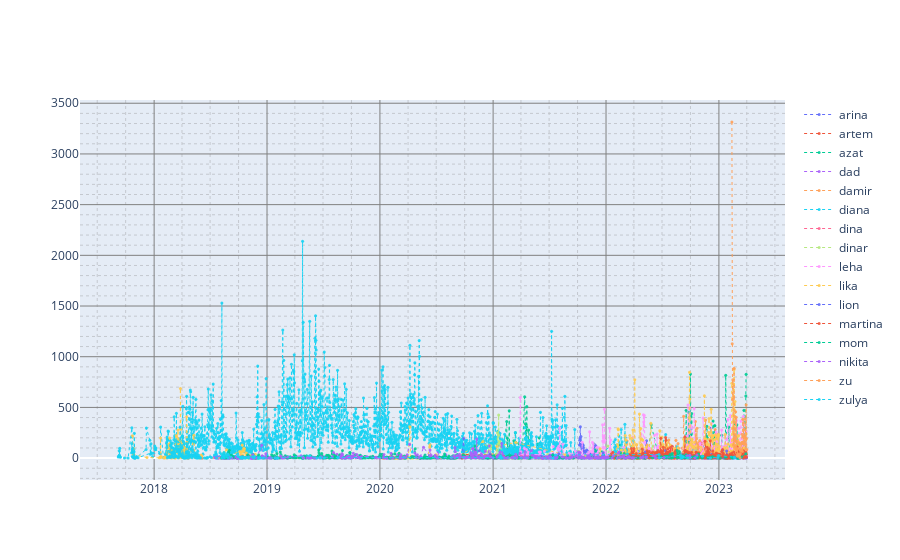

Notebook code for this chart:
### Code cell
msgs_per_day = Analyse.all_chats_chatting_freq(chats)
print('{:>8}  {}'.format('name', 'messages per day'))
for chat_name, meanstd in msgs_per_day.items():
    print('{:>8}: ({:.1f} ± {:.1f})'.format(chat_name, *meanstd))

### Figure 1 — Plotly figure (JSON) as saved in the notebook; plotly's stock layout.template omitted (floating-point values rounded to 4 significant figures; data arrays with more than 128 entries replaced by an {"elided": "..."} marker saying what was removed)
{"data": [{"line": {"dash": "dot", "width": 1}, "marker": {"opacity": 0.9, "size": 3}, "mode": "lines+markers", "name": "arina", "type": "scatter", "x": {"elided": "144 str values"}, "y": {"elided": "144 int values"}}, {"line": {"dash": "dot", "width": 1}, "marker": {"opacity": 0.9, "size": 3}, "mode": "lines+markers", "name": "artem", "type": "scatter", "x": ["2018-04-21", "2018-06-04", "2018-06-05", "2021-01-26", "2022-05-08", "2022-06-15", "2022-06-21", "2022-06-23", "2022-07-23", "2022-07-24", "2022-08-22", "2022-08-31", "2022-09-11", "2022-11-10", "2023-01-01", "2023-01-26", "2023-03-30"], "y": [1, 11, 1, 3, 4, 3, 3, 2, 18, 3, 7, 6, 4, 54, 20, 5, 24]}, {"line": {"dash": "dot", "width": 1}, "marker": {"opacity": 0.9, "size": 3}, "mode": "lines+markers", "name": "azat", "type": "scatter", "x": {"elided": "291 str values"}, "y": {"elided": "291 int values"}}, {"line": {"dash": "dot", "width": 1}, "marker": {"opacity": 0.9, "size": 3}, "mode": "lines+markers", "name": "dad", "type": "scatter", "x": {"elided": "257 str values"}, "y": {"elided": "257 int values"}}, {"line": {"dash": "dot", "width": 1}, "marker": {"opacity": 0.9, "size": 3}, "mode": "lines+markers", "name": "damir", "type": "scatter", "x": {"elided": "181 str values"}, "y": {"elided": "181 int values"}}, {"line": {"dash": "dot", "width": 1}, "marker": {"opacity": 0.9, "size": 3}, "mode": "lines+markers", "name": "diana", "type": "scatter", "x": {"elided": "1504 str values"}, "y": {"elided": "1504 int values"}}, {"line": {"dash": "dot", "width": 1}, "marker": {"opacity": 0.9, "size": 3}, "mode": "lines+markers", "name": "dina", "type": "scatter", "x": ["2022-11-03", "2022-11-04", "2022-11-05", "2022-11-08", "2022-11-09", "2022-11-16", "2022-11-27", "2022-12-12", "2022-12-13", "2022-12-14", "2022-12-15", "2022-12-16", "2022-12-19", "2022-12-21", "2022-12-22", "2022-12-23", "2023-01-01", "2023-01-09", "2023-01-19", "2023-01-22", "2023-01-24", "2023-01-25", "2023-01-26", "2023-01-29", "2023-01-31", "2023-02-01", "2023-02-03", "2023-02-04", "2023-02-06", "2023-02-10", "2023-02-11", "2023-02-12", "2023-02-14", "2023-02-16", "2023-02-19", "2023-02-20", "2023-02-21", "2023-03-01", "2023-03-07", "2023-03-08", "2023-03-11", "2023-03-13", "2023-03-16", "2023-03-17", "2023-03-18", "2023-03-20", "2023-03-21", "2023-03-22", "2023-03-25", "2023-03-26"], "y": [48, 17, 152, 71, 49, 87, 26, 3, 89, 69, 3, 48, 13, 7, 13, 7, 17, 18, 62, 74, 34, 33, 7, 14, 64, 60, 19, 37, 7, 11, 13, 13, 4, 9, 77, 15, 6, 65, 10, 5, 29, 22, 48, 56, 36, 8, 40, 54, 17, 1]}, {"line": {"dash": "dot", "width": 1}, "marker": {"opacity": 0.9, "size": 3}, "mode": "lines+markers", "name": "dinar", "type": "scatter", "x": {"elided": "268 str values"}, "y": {"elided": "268 int values"}}, {"line": {"dash": "dot", "width": 1}, "marker": {"opacity": 0.9, "size": 3}, "mode": "lines+markers", "name": "leha", "type": "scatter", "x": {"elided": "507 str values"}, "y": {"elided": "507 int values"}}, {"line": {"dash": "dot", "width": 1}, "marker": {"opacity": 0.9, "size": 3}, "mode": "lines+markers", "name": "lika", "type": "scatter", "x": {"elided": "465 str values"}, "y": {"elided": "465 int values"}}, {"line": {"dash": "dot", "width": 1}, "marker": {"opacity": 0.9, "size": 3}, "mode": "lines+markers", "name": "lion", "type": "scatter", "x": {"elided": "227 str values"}, "y": {"elided": "227 int values"}}, {"line": {"dash": "dot", "width": 1}, "marker": {"opacity": 0.9, "size": 3}, "mode": "lines+markers", "name": "martina", "type": "scatter", "x": {"elided": "310 str values"}, "y": {"elided": "310 int values"}}, {"line": {"dash": "dot", "width": 1}, "marker": {"opacity": 0.9, "size": 3}, "mode": "lines+markers", "name": "mom", "type": "scatter", "x": {"elided": "552 str values"}, "y": {"elided": "552 int values"}}, {"line": {"dash": "dot", "width": 1}, "marker": {"opacity": 0.9, "size": 3}, "mode": "lines+markers", "name": "nikita", "type": "scatter", "x": {"elided": "334 str values"}, "y": {"elided": "334 int values"}}, {"line": {"dash": "dot", "width": 1}, "marker": {"opacity": 0.9, "size": 3}, "mode": "lines+markers", "name": "zu", "type": "scatter", "x": ["2023-02-12", "2023-02-13", "2023-02-14", "2023-02-15", "2023-02-16", "2023-02-17", "2023-02-18", "2023-02-19", "2023-02-20", "2023-02-21", "2023-02-22", "2023-02-23", "2023-02-24", "2023-02-25", "2023-02-26", "2023-02-27", "2023-02-28", "2023-03-01", "2023-03-02", "2023-03-03", "2023-03-04", "2023-03-05", "2023-03-06", "2023-03-07", "2023-03-08", "2023-03-09", "2023-03-10", "2023-03-11", "2023-03-12", "2023-03-13", "2023-03-14", "2023-03-15", "2023-03-16", "2023-03-17", "2023-03-18", "2023-03-19", "2023-03-20", "2023-03-21", "2023-03-22", "2023-03-23", "2023-03-24", "2023-03-25", "2023-03-26", "2023-03-27", "2023-03-28", "2023-03-29", "2023-03-30", "2023-03-31", "2023-04-01"], "y": [3315, 1129, 576, 773, 292, 130, 602, 885, 193, 106, 174, 199, 458, 87, 403, 74, 166, 27, 92, 19, 33, 30, 26, 41, 146, 31, 3, 43, 75, 82, 143, 74, 156, 235, 66, 384, 144, 349, 151, 284, 137, 208, 206, 385, 138, 91, 527, 193, 84]}, {"line": {"dash": "dot", "width": 1}, "marker": {"opacity": 0.9, "size": 3}, "mode": "lines+markers", "name": "zulya", "type": "scatter", "x": {"elided": "189 str values"}, "y": {"elided": "189 int values"}}], "layout": {"xaxis": {"gridcolor": "gray", "minor": {"griddash": "dot"}}, "yaxis": {"gridcolor": "gray", "minor": {"griddash": "dot"}}}}
